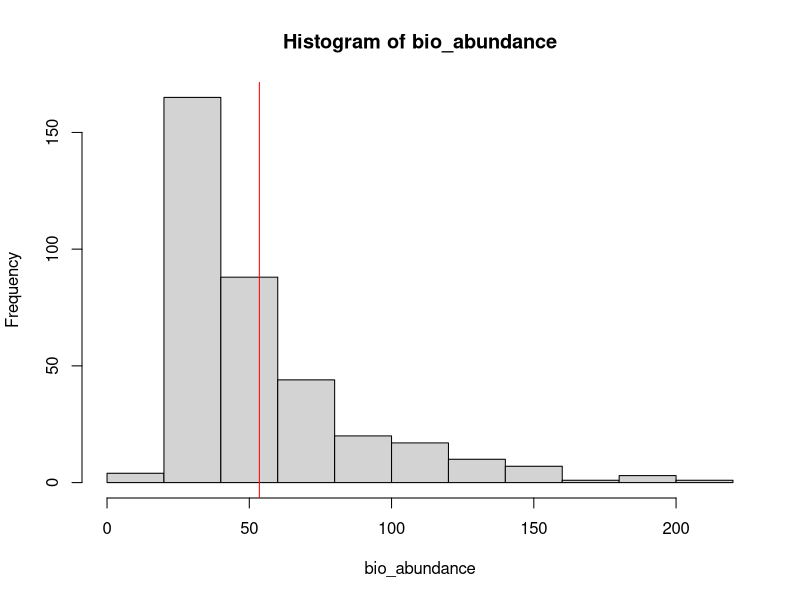

Here is the R script that generated this plot: (Note: this script raises an error after producing the figure.)
### BioSonics abundance per region (every 12 minutes = 2 hours)
### 70 dB threshold
### August 2022

library(tidyverse)
library(timeDate)

avg_herring_length_cm <- 15.5
TS_herring <- 26.2*log10(avg_herring_length_cm) - 72.5
sigma_bs_herring <- 10^(TS_herring/10)

setwd('~/UW Summer 2022/EV Exports/BioSonics')
biosonics_region <- read.csv("NOPP_By_Region_Bins_Aug2022.csv")

bio_Sv <- biosonics_region$Sv_mean

sv_abundance <- function(SV) {
  lil_sv <- 10^(SV/10)
  abundance <- lil_sv/sigma_bs_herring
  return(abundance)
}

bio_Sv_new <- sv_abundance(bio_Sv)
bio_abundance <- bio_Sv_new/sigma_bs_herring

weighted_bio <- as.data.frame(plyr::count(bio_abundance))
weight_bio <- weighted.mean(weighted_bio$x, weighted_bio$freq)

# All

hist(bio_abundance)
abline(v = weight_bio, col = "red")

hour_by_sv <- biosonics_region %>% group_by(Region_name) %>% dplyr::summarise(Sv_mean)
hour_by_sv$abundance <- NA
hour_by_sv$abundance <- bio_abundance

Time <- timeDate(paste(biosonics_region$Time_M), format="%H")
hour_by_sv$Hour <- paste(hours(as.numeric(Time)))

hour_by_sv['Day_Night'] <- NA

hour_by_sv <- hour_by_sv %>% mutate(Day_Night = 
                                      case_when(Hour >= 21 & Hour < 6 ~ "Night",
                                                Hour == 2 ~ "Night",
                                                Hour == 0 ~ "Night",
                                                is.na(Day_Night) ~ "Day"))

# Day

hour_by_sv_day <- hour_by_sv %>% 
  filter(Day_Night == "Day")

weighted_day <- as.data.frame(plyr::count(hour_by_sv_day$abundance))
weight_day <- weighted.mean(weighted_day$x, weighted_day$freq)

hist(hour_by_sv_day$abundance)
abline(v = weight_day, col = "red")

# Night

hour_by_sv_night <- hour_by_sv %>% 
  filter(Day_Night == "Night")

weighted_night <- as.data.frame(plyr::count(hour_by_sv_night$abundance))
weight_night <- weighted.mean(weighted_night$x, weighted_night$freq)

hist(hour_by_sv_night$abundance)
abline(v = weight_night, col = "red")